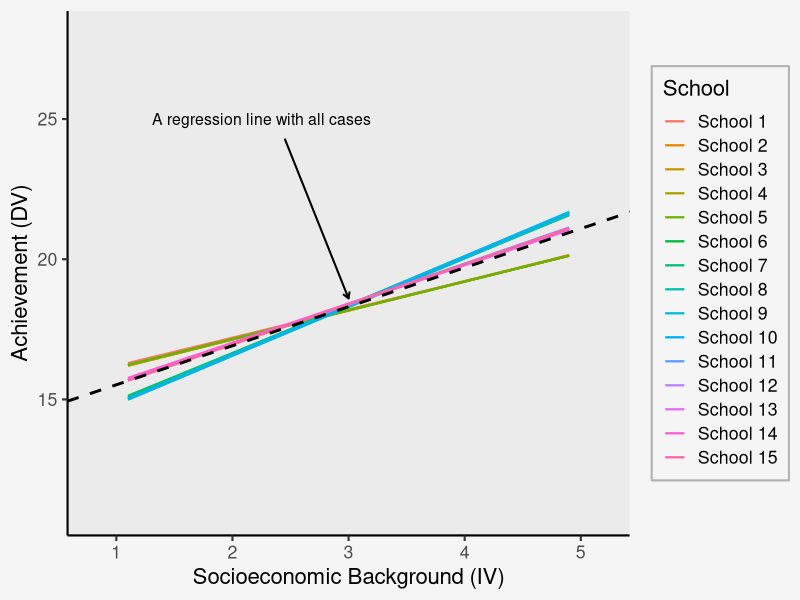
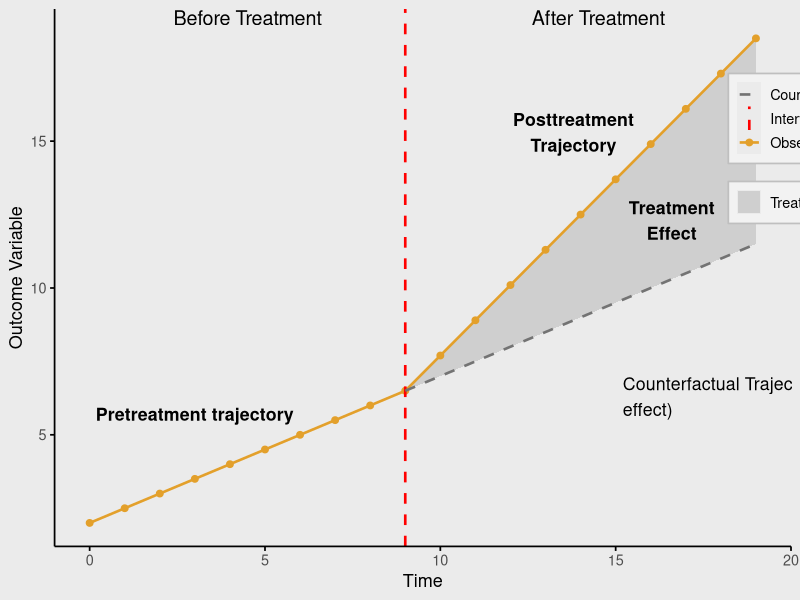
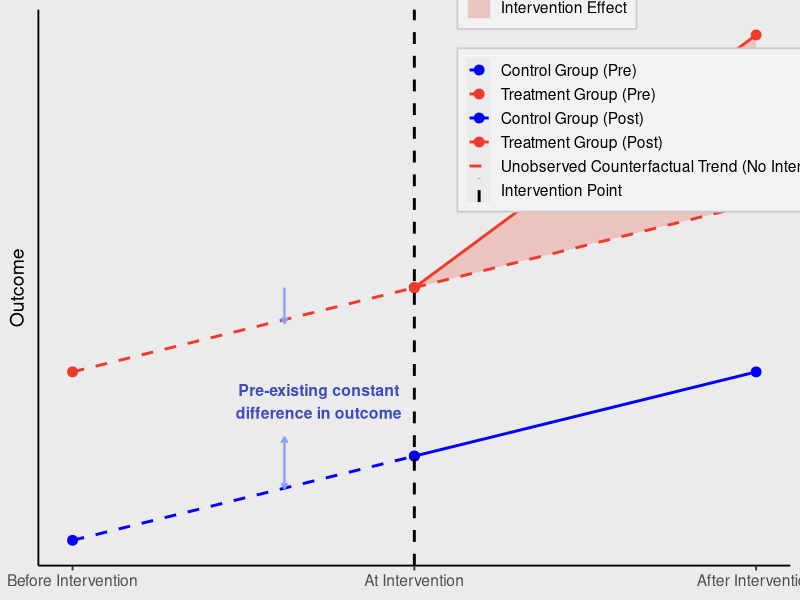

These figures' R source, in order:
## ---- chunk 1
#| echo: false
#| message: false
#| warning: false
#| fig-align: center
#| fig-width: 10
#| fig-height: 12
#| fig-cap: "14.1 Multilevel modeling example."

library(ggplot2)
library(dplyr)
library(grid)

set.seed(123)

# Simulated multilevel data
schools <- paste("School", 1:15)

school_intercepts <- c(12.8, 14.2, 11.5, 10.9, 15.3,
                       14.7, 16.8, 15.5, 14.1, 13.7,
                       13.0, 14.4, 12.2, 11.8, 15.0)

school_slopes <- c(1.2, 1.6, 0.8, 1.1, 2.0,
                   1.5, 2.4, 2.1, 1.9, 2.3,
                   0.9, 1.7, 0.6, 1.0, 1.8)

df <- expand.grid(
  school = schools,
  ses = seq(1.1, 4.9, length.out = 25)
) %>%
  mutate(
    intercept = rep(school_intercepts, each = 25),
    slope = rep(school_slopes, each = 25),
    achievement = intercept + slope * ses + rnorm(n(), sd = 0.12)
  )

# Overall regression
overall_model <- lm(achievement ~ ses, data = df)

# Plot
ggplot(df, aes(x = ses, y = achievement, color = school)) +
  geom_smooth(method = "lm", se = FALSE, linewidth = 0.8, alpha = 0.75) +
  geom_abline(
    intercept = coef(overall_model)[1],
    slope = coef(overall_model)[2],
    color = "black",
    linetype = "dashed",
    linewidth = 1
  ) +
  annotate(
    "text",
    x = 2.25, y = 25.0,
    label = "A regression line with all cases",
    size = 4
  ) +
  annotate(
    "segment",
    x = 2.45, xend = 3.0,
    y = 24.3, yend = 18.6,
    arrow = arrow(length = unit(0.18, "cm")),
    linewidth = 0.7,
    color = "black"
  ) +
  scale_x_continuous(breaks = 1:5) +
  labs(
    x = "Socioeconomic Background (IV)",
    y = "Achievement (DV)",
    color = "School"
  ) +
  coord_cartesian(xlim = c(0.8, 5.2), ylim = c(11, 28)) +
  theme_classic(base_size = 16) +
  theme(
    panel.background = element_rect(fill = "#EBEBEB", color = NA),
    plot.background = element_rect(fill = "#F5F5F5", color = NA),
    legend.background = element_rect(fill = "#F5F5F5", color = "grey70"),
    legend.key = element_rect(fill = "#F5F5F5", color = NA),
    legend.position = "right"
  )
## ---- chunk 2
#| echo: false
#| message: false
#| warning: false
#| fig-align: center
#| fig-width: 10
#| fig-height: 6
#| fig-cap: "Observed trajectory, counterfactual trajectory, and treatment effect before and after intervention."

library(ggplot2)

# Data
time <- 0:19
observed <- c(2, 2.5, 3, 3.5, 4, 4.5, 5, 5.5, 6, 6.5,
              7.7, 8.9, 10.1, 11.3, 12.5, 13.7, 14.9, 16.1, 17.3, 18.5)

counterfactual_time <- 9:19
counterfactual <- seq(6.5, 11.5, length.out = length(counterfactual_time))

df_obs <- data.frame(time = time, outcome = observed)
df_cf  <- data.frame(time = counterfactual_time, outcome = counterfactual)

# Shaded treatment effect polygon
df_shade <- data.frame(
  time = c(counterfactual_time, rev(counterfactual_time)),
  outcome = c(observed[time >= 9], rev(counterfactual))
)

ggplot() +
  # shaded treatment effect
  geom_polygon(
    data = df_shade,
    aes(x = time, y = outcome),
    fill = "grey70",
    alpha = 0.5
  ) +
  # observed trajectory
  geom_line(
    data = df_obs,
    aes(x = time, y = outcome, color = "Observed Trajectory"),
    linewidth = 0.9
  ) +
  geom_point(
    data = df_obs,
    aes(x = time, y = outcome, color = "Observed Trajectory"),
    size = 2
  ) +
  # intervention line
  geom_vline(
    aes(xintercept = 9, color = "Intervention"),
    linetype = "dashed",
    linewidth = 0.9
  ) +
  # counterfactual
  geom_line(
    data = df_cf,
    aes(x = time, y = outcome, color = "Counterfactual Trajectory"),
    linetype = "dashed",
    linewidth = 0.9
  ) +
  # manual legend entries
  geom_rect(
    aes(xmin = Inf, xmax = Inf, ymin = Inf, ymax = Inf, fill = "Treatment Effect"),
    alpha = 0
  ) +
  scale_color_manual(
    name = NULL,
    values = c(
      "Observed Trajectory" = "#E3A02B",
      "Intervention" = "red",
      "Counterfactual Trajectory" = "grey45"
    )
  ) +
  scale_fill_manual(
    name = NULL,
    values = c("Treatment Effect" = "grey70")
  ) +
  guides(
    color = guide_legend(order = 1),
    fill = guide_legend(order = 2, override.aes = list(alpha = 0.5))
  ) +
  annotate("text", x = 4.5, y = 19.2, label = "Before Treatment", size = 5) +
  annotate("text", x = 14.5, y = 19.2, label = "After Treatment", size = 5) +
  annotate("text", x = 3.0, y = 5.7, label = "Pretreatment trajectory", fontface = "bold", size = 4.5) +
  annotate("text", x = 13.8, y = 15.3, label = "Posttreatment\nTrajectory", fontface = "bold", size = 4.5) +
  annotate("text", x = 15.2, y = 6.3, label = "Counterfactual Trajectory (no treatment\neffect)", size = 4.5, hjust = 0) +
  annotate("text", x = 16.6, y = 12.3, label = "Treatment\nEffect", fontface = "bold", size = 4.5) +
  labs(
    x = "Time",
    y = "Outcome Variable"
  ) +
  coord_cartesian(xlim = c(-1, 20), ylim = c(1.2, 19.5), expand = FALSE) +
  theme_classic(base_size = 13) +
  theme(
    panel.background = element_rect(fill = "#EBEBEB", color = NA),
    plot.background = element_rect(fill = "#EBEBEB", color = NA),
    legend.position = c(1.20, 0.88),
    legend.justification = c(1, 1),
    legend.background = element_rect(fill = "#F2F2F2", color = "grey75"),
    axis.line = element_line(color = "black"),
    axis.ticks = element_line(color = "black")
  )
## ---- chunk 3
#| echo: false
#| message: false
#| warning: false
#| fig-align: center
#| fig-width: 12
#| fig-height: 6
#| fig-cap: "fig14.4 Difference-in-differences."

library(ggplot2)

# Data
x_pre  <- c(1, 2)
x_post <- c(2, 3)

control_pre_y  <- c(1.0, 2.0)
treat_pre_y    <- c(3.0, 4.0)

control_post_y <- c(2.0, 3.0)
treat_post_y   <- c(4.0, 7.0)

counterfactual_y <- c(4.0, 5.0)

df_control_pre <- data.frame(x = x_pre,  y = control_pre_y,  group = "Control Group (Pre)")
df_treat_pre   <- data.frame(x = x_pre,  y = treat_pre_y,    group = "Treatment Group (Pre)")
df_control_post<- data.frame(x = x_post, y = control_post_y, group = "Control Group (Post)")
df_treat_post  <- data.frame(x = x_post, y = treat_post_y,   group = "Treatment Group (Post)")
df_cf          <- data.frame(x = x_post, y = counterfactual_y,
                             group = "Unobserved Counterfactual Trend (No Intervention)")

# Shaded intervention effect
df_shade <- data.frame(
  x = c(2, 3, 3, 2),
  y = c(4.0, 7.0, 5.0, 4.0)
)

ggplot() +
  geom_polygon(
    data = df_shade,
    aes(x = x, y = y, fill = "Intervention Effect"),
    alpha = 0.22,
    color = NA
  ) +
  geom_line(
    data = df_control_pre,
    aes(x = x, y = y, color = group, linetype = group),
    linewidth = 1
  ) +
  geom_point(
    data = df_control_pre,
    aes(x = x, y = y, color = group),
    size = 3
  ) +
  geom_line(
    data = df_treat_pre,
    aes(x = x, y = y, color = group, linetype = group),
    linewidth = 1
  ) +
  geom_point(
    data = df_treat_pre,
    aes(x = x, y = y, color = group),
    size = 3
  ) +
  geom_line(
    data = df_control_post,
    aes(x = x, y = y, color = group, linetype = group),
    linewidth = 1
  ) +
  geom_point(
    data = df_control_post,
    aes(x = x, y = y, color = group),
    size = 3
  ) +
  geom_line(
    data = df_treat_post,
    aes(x = x, y = y, color = group, linetype = group),
    linewidth = 1
  ) +
  geom_point(
    data = df_treat_post,
    aes(x = x, y = y, color = group),
    size = 3
  ) +
  geom_line(
    data = df_cf,
    aes(x = x, y = y, color = group, linetype = group),
    linewidth = 1
  ) +
  geom_point(
    data = data.frame(x = 2, y = 4),
    aes(x = x, y = y),
    color = "#ef3b2c",
    size = 3
  ) +
  geom_vline(
    aes(xintercept = 2, color = "Intervention Point", linetype = "Intervention Point"),
    linewidth = 1
  ) +
  annotate(
    "text",
    x = 2.72, y = 5.25,
    label = "Intervention effect",
    fontface = "bold",
    size = 4
  ) +
  annotate(
    "text",
    x = 1.72, y = 2.65,
    label = "Pre-existing constant\ndifference in outcome",
    color = "#3b4cc0",
    fontface = "bold",
    size = 4
  ) +
  annotate(
    "segment",
    x = 1.62, xend = 1.62,
    y = 1.62, yend = 2.22,
    color = "#8aa0ff",
    linewidth = 0.8,
    arrow = arrow(length = grid::unit(0.15, "cm"), ends = "both")
  ) +
  annotate(
    "segment",
    x = 1.62, xend = 1.62,
    y = 3.58, yend = 4.00,
    color = "#8aa0ff",
    linewidth = 0.8,
    arrow = arrow(length = grid::unit(0.15, "cm"), ends = "first")
  ) +
  scale_color_manual(
    values = c(
      "Control Group (Pre)" = "blue",
      "Treatment Group (Pre)" = "#ef3b2c",
      "Control Group (Post)" = "blue",
      "Treatment Group (Post)" = "#ef3b2c",
      "Unobserved Counterfactual Trend (No Intervention)" = "#ef3b2c",
      "Intervention Point" = "black"
    ),
    breaks = c(
      "Control Group (Pre)",
      "Treatment Group (Pre)",
      "Control Group (Post)",
      "Treatment Group (Post)",
      "Unobserved Counterfactual Trend (No Intervention)",
      "Intervention Point"
    ),
    name = NULL
  ) +
  scale_linetype_manual(
    values = c(
      "Control Group (Pre)" = "dashed",
      "Treatment Group (Pre)" = "dashed",
      "Control Group (Post)" = "solid",
      "Treatment Group (Post)" = "solid",
      "Unobserved Counterfactual Trend (No Intervention)" = "dashed",
      "Intervention Point" = "dashed"
    ),
    breaks = c(
      "Control Group (Pre)",
      "Treatment Group (Pre)",
      "Control Group (Post)",
      "Treatment Group (Post)",
      "Unobserved Counterfactual Trend (No Intervention)",
      "Intervention Point"
    ),
    name = NULL
  ) +
  scale_fill_manual(
    values = c("Intervention Effect" = "#ef3b2c"),
    name = NULL
  ) +
  guides(
    fill = guide_legend(override.aes = list(alpha = 0.22))
  ) +
  scale_x_continuous(
    breaks = c(1, 2, 3),
    labels = c("Before Intervention", "At Intervention", "After Intervention")
  ) +
  labs(
    x = NULL,
    y = "Outcome"
  ) +
  coord_cartesian(xlim = c(0.9, 3.1), ylim = c(0.7, 7.3), expand = FALSE) +
  theme_classic(base_size = 14) +
  theme(
    panel.background = element_rect(fill = "#EBEBEB", color = NA),
    plot.background = element_rect(fill = "#EBEBEB", color = NA),
    legend.position = c(0.83, 0.84),
    legend.background = element_rect(fill = "#F2F2F2", color = "grey80"),
    axis.text.y = element_blank(),
    axis.ticks.y = element_blank()
  )
